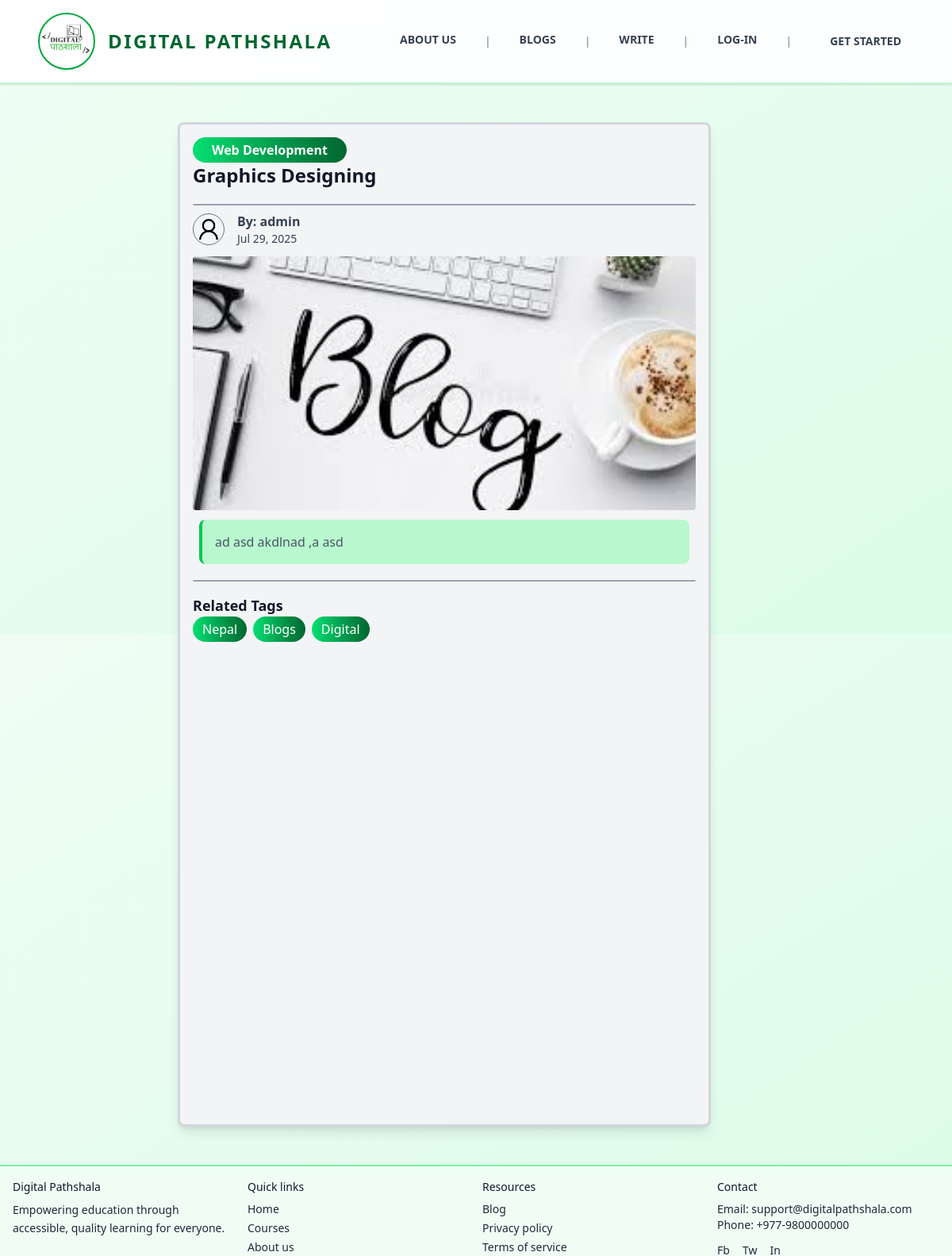
The app's page /blog/4 with its own data.
### blogs/models.py (models this page shows, shortened)
class Blog(models.Model):
    def generateImagePath(instance, filename):
        return f'blog/{instance.author.username}/images/{filename}'
    def generateAttachmentPath(instance, filename):
        return f'blog/{instance.author.username}/attachments/{filename}'
    class StatusOptions(models.TextChoices):
        PENDING = "Pending", "Pending"
        ACTIVE = "Active", "Active"
        REJECTED = "Rejected", "Rejected"
    title = models.CharField(max_length=50 )
    content = models.TextField()
    author = models.ForeignKey(User, on_delete=models.CASCADE, related_name='blog_posts')
    tags = TaggableManager(blank=True)
    category = models.ForeignKey(Category, null=True, blank=True, on_delete=models.SET_NULL)
    image = models.ImageField(blank=True, null=True , upload_to=generateImagePath, default='blog/blog1.png')
    attachment = models.FileField(blank=True, null=True, upload_to=generateAttachmentPath)
    status = models.CharField(max_length=8, choices=StatusOptions, default=StatusOptions.PENDING)
    created_at = models.DateTimeField( auto_now_add=True, editable=False )
    updated_at = models.DateTimeField(auto_now=True, editable=False)

class Category(models.Model):
    name = models.CharField(max_length=50)
    def __str__(self):
        return self.name

### users/models.py (models this page shows, shortened)
class Profile(models.Model):
    def generateImagePath(instance, filename):
        return f'users/{instance.user.username}/{filename}'
    class GenderOptions(models.TextChoices):
        Male = "Male" , "Male"
        Female = "Female", "Female"
        Others = "Others", "Others"
    class RoleOptions(models.TextChoices):
        Admin = "Admin", "Admin"
        User = "User", "User"
    user = models.OneToOneField(User, on_delete=models.CASCADE)
    address = models.CharField(blank=True, null=True, max_length=50)
    phone = models.CharField(blank=True, null=True, max_length=10)
    nationality = models.CharField(blank=True, null=True, max_length=15, default="Nepal")
    gender = models.CharField(choices=GenderOptions, default=GenderOptions.Male, max_length=6)
    profile_image = models.ImageField( blank=True, null=True, upload_to=generateImagePath, default="users/default_user.png")
    dob = models.DateField(blank=True, null=True)
    role = models.CharField(choices=RoleOptions, default=RoleOptions.User, max_length=5)

### blogs/views.py (the view)
# urls.py: path("<int:id>", blogDetails),  # "blog/{{blog.id}}" e.g: "blog/1"
def blogDetails(request, id):
    blog = Blog.objects.get(id=id)
    today = timezone.now().date()
    blogstats, created = BlogStats.objects.get_or_create(blog = blog, created_at__date = today)
    blogstats.blog_clicks +=1
    session_key = f'unique_blog_view_{request.user.id}_{blog.id}_{today}'
    if not request.session.get(session_key, False):
        blogstats.unique_views +=1
        request.session[session_key] = True
    blogstats.save()
    return render( request, 'pages/blogs/blogDetails.html', {"blog": blog})

### templates/pages/blogs/blogdetails.html (shortened to what this page needs)
{% extends 'layouts/main.html' %}
{% block content %}
  <div class="container">
    <div class="border-3 border-gray-300 shadow-lg rounded-lg max-w-2xl mx-auto p-4 min-h-[80vh] bg-gray-100">
      <div class="flex justify-between">
        <span class="px-6 py-1 bg-gradient-to-r from-green-400 to-green-800 rounded-4xl text-white font-semibold text-md">{{ blog.category }}</span>
      </div>
      <div class="flex flex-col space-y-3">
        <div>
          <h1 class="text-2xl font-extrabold text-gray-900">{{ blog.title }}</h1>
        </div>
        <div class="border-1 rounded-lg border-gray-400 my-2"></div>
        <div class="flex gap-4 items-center">
          <img src="{{ blog.author.profile.profile_image.url }}" alt="Blog Author" class="rounded-full border-1 border-gray-500 w-10 h-10 object-cover" />
          <div class="flex flex-col">
            <p class="font-semibold">By: {{ blog.author.username }}</p>
            <p class="text-sm">{{ blog.created_at|date:'M d, Y' }}</p>
          </div>
        </div>
        <div class="overflow-hidden w-full">
          <img src="{{ blog.image.url }}" alt="{{ blog.title }}" class="rounded-sm w-full h-80 object-cover" />
        </div>
        <div class="bg-green-200 mx-2 border-l-4 border-green-500 rounded-lg p-4">
          <p class="text-md text-gray-600">{{ blog.content }}</p>
        </div>
        <div class="border-1 rounded-lg border-gray-400 my-2"></div>
        <div class="py-2">
          <p class="text-lg font-bold text-gray-900">Related Tags</p>
          <div class="flex gap-2">
            {% for tag in blog.tags.all %}
              <div class="bg-gradient-to-r from-green-400 to-green-800 rounded-4xl px-3 py-1">
                <p class="text-white">{{ tag }}</p>
              </div>
            {% endfor %}
          </div>
        </div>
      </div>
    </div>
  </div>
{% endblock %}

### records on screen
Blog: category "Web Development", title "Graphics Designing", author.profile.profile_image (placeholder picture), author.username "admin", created_at "Jul 29, 2025", image (picture), content "ad asd akdlnad ,a asd"
Tag: name "Nepal"
Tag: name "Blogs"
Tag: name "Digital"
